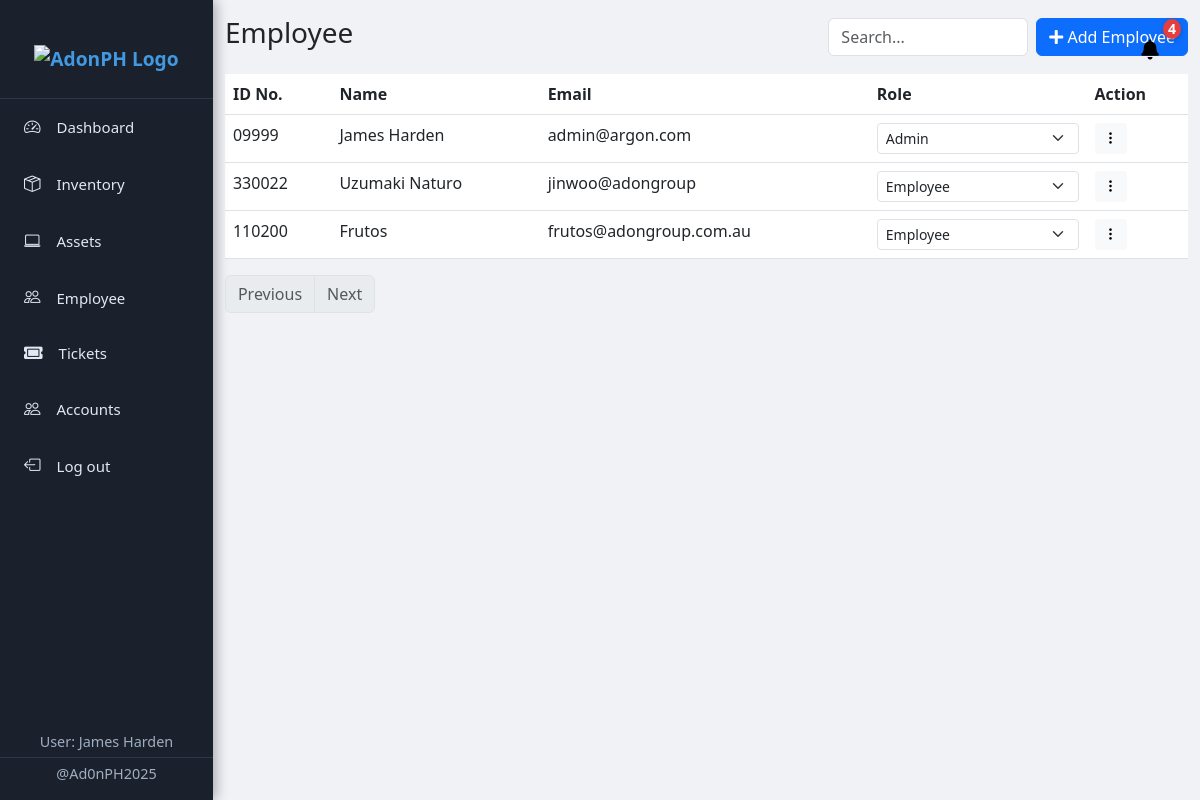
The app's page /account/account.php (signed in) with its own data.
### tables this page shows
CREATE TABLE `user` (
  `id` int(11) NOT NULL,
  `idnumber` varchar(200) NOT NULL,
  `email` varchar(200) NOT NULL,
  `password` varchar(200) NOT NULL,
  `role` varchar(200) NOT NULL,
  `name` varchar(200) NOT NULL
);

### account/account.php (the view, shortened to what this page needs)
<!DOCTYPE html>
<html lang="en">
<head>
    <link rel="stylesheet" href="https://cdnjs.cloudflare.com/ajax/libs/font-awesome/5.15.4/css/all.min.css">
    <link href="https://cdn.jsdelivr.net/npm/bootstrap@5.3.0/dist/css/bootstrap.min.css" rel="stylesheet">
    <link rel="stylesheet" href="https://cdn.jsdelivr.net/npm/bootstrap-icons/font/bootstrap-icons.css">
</head>
<body>
    <?php include "../sidebar/sidebar.php"; ?>
    <div class="container mt-3">
        <div class="d-flex justify-content-between align-items-center">
            <h3>Employee</h3>
            <div class="d-flex">
                <input type="text" id="searchInput" class="form-control search-box me-2" placeholder="Search...">
                <a href="/mis-v6.1/employee/add_employee.php" class="btn btn-primary"><i class="fas fa-plus"></i> Add Employee</a>
            </div>
        </div>
        <table class="table mt-3">
            <thead>
                <tr>
                    <th scope="col">ID No.</th>
                    <th scope="col">Name</th>
                    <th scope="col">Email</th>
                    <th scope="col">Role</th>
                    <th scope="col">Action</th>
                </tr>
            </thead>
            <tbody id="inventoryTable">
                <?php
                    include '../db_connection.php';
                    $query = "SELECT id, idnumber, name, email, role FROM user";
                    $result = mysqli_query($conn, $query);
                    $rows = [];
                    if (mysqli_num_rows($result) > 0) {
                        while ($row = mysqli_fetch_assoc($result)) {
                            $rows[] = "<tr class='inventory-row' data-id='{$row['id']}'>
                                <td>{$row['idnumber']}</td>
                                <td>{$row['name']}</td>
                                <td>{$row['email']}</td>
                                <td>
                                    <select class='role-dropdown form-select form-select-sm' data-id='{$row['id']}'>
                                        <option value='Admin' " . ($row['role'] == 'Admin' ? 'selected' : '') . ">Admin</option>
                                        <option value='Employee' " . ($row['role'] == 'Employee' ? 'selected' : '') . ">Employee</option>
                                         <option value='Dev-Support' " . ($row['role'] == 'Dev-Support' ? 'selected' : '') . ">Dev-Support</option>
                                    </select>
                                </td>
                                <td>
                                    <div class='dropdown'>
                                        <button class='btn btn-light btn-sm' type='button' id='dropdownMenu{$row['id']}' data-bs-toggle='dropdown' aria-expanded='false'>
                                            <i class='bi bi-three-dots-vertical'></i>
                                        </button>
                                        <ul class='dropdown-menu' aria-labelledby='dropdownMenu{$row['id']}' >
                                            <li><h6 class='dropdown-header'>Actions</h6></li>
                                            <li><a class='dropdown-item text-danger delete-btn' data-id='{$row['id']}' href='#'><i class='bi bi-trash'></i> Delete</a></li>
                                        </ul>
                                    </div>
                                </td>
                            </tr>";
                        }
                    } else {
                        $rows[] = "<tr><td colspan='5'>No Employees Found</td></tr>";
                    }
                    echo implode("", $rows);
                ?>
            </tbody>
        </table>
        <ul class="pagination" id="paginationControls">
            <li class="page-item disabled"><a class="page-link" href="#" id="prevPage">Previous</a></li>
            <li class="page-item"><a class="page-link" href="#" id="nextPage">Next</a></li>
        </ul>
    </div>
</body>
</html>

### sidebar/css.css (style rules this page uses)
body { display: flex; min-height: 100vh; background-color: #f0f2f5; }

### account/account.php (style rules this page uses)
.search-box { max-width: 200px; }

### records on screen
user: idnumber "09999", name "James Harden", email "admin@argon.com", role+id "Admin"
user: idnumber "330022", name "Uzumaki Naturo", email "jinwoo@adongroup", role+id "Employee"
user: idnumber "110200", name "Frutos", email "frutos@adongroup.com.au", role+id "Employee"

### other values on screen
$_SESSION['name'] "James Harden"
$new_tickets "4"
